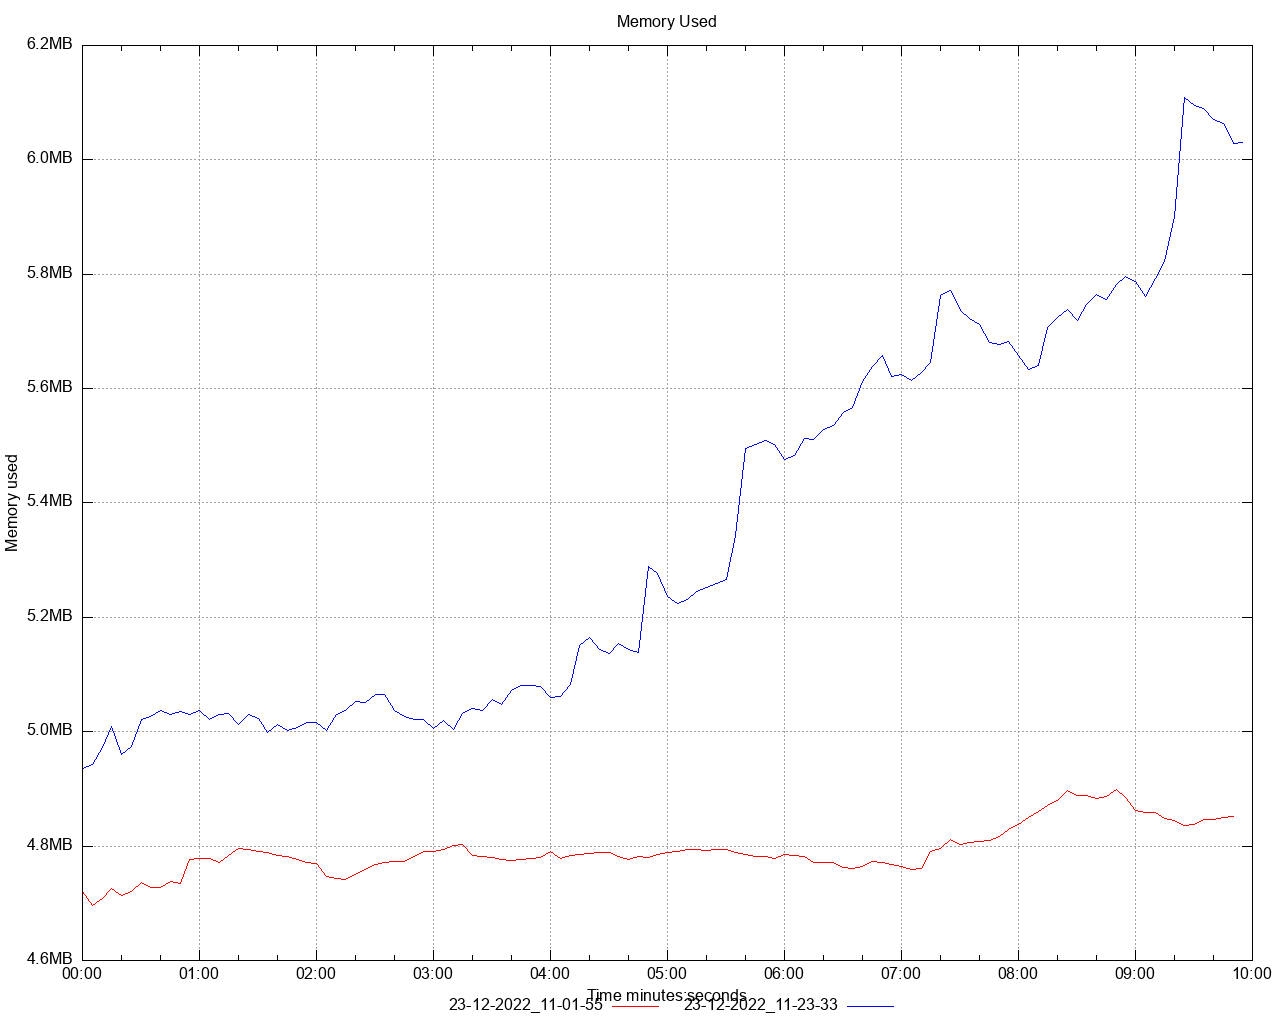

This chart was generated by the following gnuplot code:
set title 'Memory Used' noenhanced
set style data lines
set datafile separator ","
set terminal png size 1280,1024
set grid
set key below
set xdata time
set timefmt "%s"
offset = 0
t0(x)=(offset=($0==0) ? x : offset, x - offset)
set xlabel 'Time minutes:seconds'
set ylabel 'Memory used'
set format y '%.1s%cB'
set output '/Users/ahmet.mircik/Workspace/python/hazelcast-simulator/offload-benchmarks/report/dstat/memory_used_A1.png'
plot \
   '/Users/ahmet.mircik/Workspace/python/hazelcast-simulator/offload-benchmarks/report/data/memory_used_A1_1.data' using (t0(timecolumn(1))):2 title "23-12-2022_11-01-55" noenhanced lt rgb "red", \
   '/Users/ahmet.mircik/Workspace/python/hazelcast-simulator/offload-benchmarks/report/data/memory_used_A1_2.data' using (t0(timecolumn(1))):2 title "23-12-2022_11-23-33" noenhanced lt rgb "blue", \
